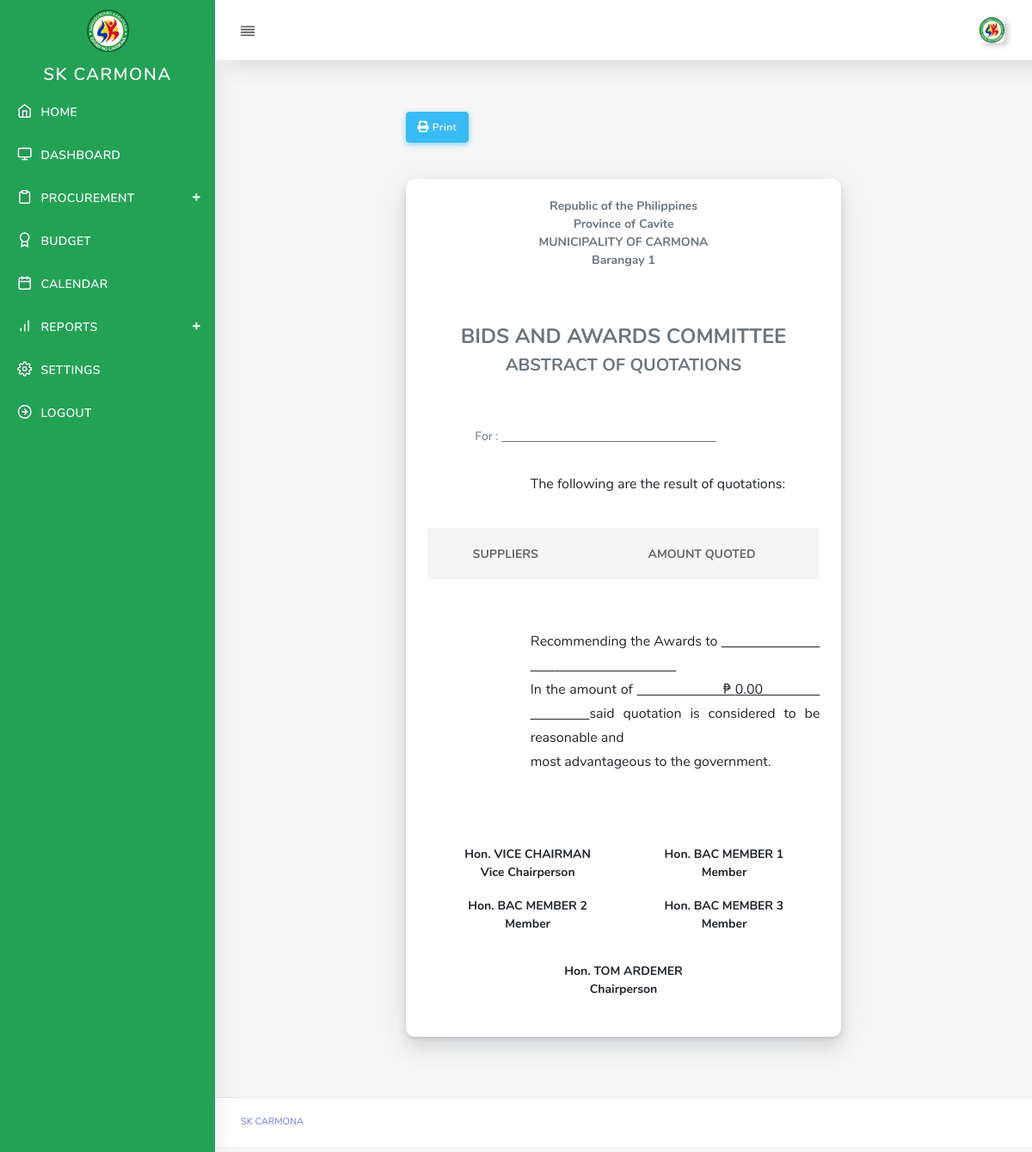
Screenshot of /user/procurement-abstract-qoutation.php (signed in) with the database file from the repository.
### tables this page shows
CREATE TABLE `skaccount` (
  `brgyID` int(11) NOT NULL,
  `barangay_name` varchar(32) NOT NULL,
  `username` varchar(32) NOT NULL,
  `password` varchar(32) NOT NULL,
  `img_profile` text NOT NULL,
  `sk_chairman` varchar(100) NOT NULL,
  `vice_chairman` varchar(100) NOT NULL,
  `secretary` varchar(100) NOT NULL,
  `member1` varchar(100) NOT NULL,
  `member2` varchar(100) NOT NULL,
  `member3` varchar(100) NOT NULL,
  `procuring` varchar(100) NOT NULL,
  `brgy_captain` varchar(100) NOT NULL,
  `committee_approriations` varchar(100) NOT NULL,
  `sk_treasurer` varchar(100) NOT NULL,
  `ai_committee` varchar(100) NOT NULL,
  `budget_officer` varchar(50) NOT NULL,
  `city` varchar(100) NOT NULL,
  `province` varchar(100) NOT NULL,
  `contact` varchar(100) NOT NULL
);

### controller/sk-procurement-reports.php (called while the page is built, shortened)
<?php
$data  = $_SESSION['brgyID'];

### user/procurement-abstract-qoutation.php (the view, shortened to what this page needs)
<?php include('header.php'); ?>
<?php include('nav.php'); ?>
<?php include('../controller/sk-procurement-reports.php'); ?>
	<div class="main-content">
	<div class="row justify-content-center">
	 <div class="col-7">
	 <button class="btn btn-info btn-md" type="button" onclick="printDiv('printableArea')"/><i class="fas fa-print"></i> Print </button>
	 <br>
	 <br>
	 <br>
		 <?php
			$proid = base64_decode(urldecode($_GET['data']));
		 ?>
		<div id="printableArea">
		    <div class="card">
                  <div class="card-body">
				  	<?php
					$brgy	 = $mysqli->query("SELECT * FROM skaccount where brgyID ='$data'");
					$brgyres = $brgy->fetch_assoc();
					?>
					   <table class="table-1" >
						<tr>
							<td class="text-center"> <strong>  Republic of the Philippines <br> Province of Cavite <br>MUNICIPALITY OF CARMONA<br> <?php echo $brgyres['barangay_name'];?> </td>
						</tr>
                      </table>
					  <br> <br> <br>
					  <center><h4> BIDS AND AWARDS COMMITTEE</h4> </center>
					  <center><h5> ABSTRACT OF QUOTATIONS<h5> </center>
					   <br> <br>
					  <table class="table-1"  cellspacing="1" cellpadding="10">
						<tr>
							<td colspan="1"> </td>
							<td colspan="9">  For :
							<u>
						</u>
							</td>
						</tr>
                      </table>
					 <br>
						  <p align="justify" style="padding-left:120px; font-size:16px;">
								The following are the result of quotations:
						  </p>
						<br>
					    <table class="table" style="width: 100%;">
                        <thead>
                          <tr>
                            <th class="text-center">SUPPLIERS</th>
                            <th class="text-center">AMOUNT QUOTED</th>
                          </tr>
                        </thead>
                      </table>
					    <br><br>
						<?php
						$win	 = $mysqli->query("SELECT a.* , SUM(b.amount)amount FROM
													supplier a LEFT JOIN supplier_qoutation b on b.supplier_id=a.supplierID
													where a.pro_id='$proid'  and a.brgy_id ='$data'
													group by a.supplierID ORDER BY amount ASC LIMIT 1
													");
						$winsupp = $win->fetch_assoc();
						?>
					    <p align="justify" style="padding-left:120px; font-size:16px;" >
						Recommending the Awards to
						<u>
						</u>
						<br> In the amount of
						<u>
						&nbsp;&nbsp;&nbsp;&nbsp;&nbsp;&nbsp;
						&nbsp;&nbsp;&nbsp;&nbsp;&nbsp;&nbsp;
						&nbsp;&nbsp;&nbsp;&nbsp;&nbsp;&nbsp;
						₱ <?php echo number_format($winsupp['amount'],2);?>
						</u>
						said quotation is considered to be reasonable and
						<br>
						most advantageous to the government.
						</p>
						<br><br>
					  <table class="table" >
						<tr>
							<td colspan="6" class="text-center"> <strong> Hon. <?php echo strtoupper($brgyres['vice_chairman']);?> <br> Vice Chairperson  </td>
							<td colspan="6"  class="text-center"> <strong>Hon. <?php echo strtoupper($brgyres['member1']);?><br> Member</td>
						</tr>
						<tr>
							<td colspan="6" class="text-center"> <strong> Hon. <?php echo strtoupper($brgyres['member2']);?><br> Member  </td>
							<td colspan="6"  class="text-center"> <strong>Hon. <?php echo strtoupper($brgyres['member3']);?><br> Member</td>
						</tr>
                      </table>
					   <table class="table" >
						<tr>
							<td colspan="6" class="text-center"> <strong>  Hon. <?php echo strtoupper($brgyres['sk_chairman']);?> <br> Chairperson   </td>
						</tr>
                      </table>
                  </div>
                </div>
                </div>
           </div>
           </div>
	</div>
<?php require('footer.php'); ?>

### user/nav.php (shortened to what this page needs)
<?php
include('../config/database.php');
$data     = $_SESSION['brgyID'];
$settings1 = $mysqli->query("SELECT * FROM skaccount where brgyID ='$data'");
while($val1 = $settings1->fetch_object()){
	$profile =  $val1->img_profile;
}
?>
<body>
  <div id="app">
    <div class="main-wrapper main-wrapper-1">
      <div class="navbar-bg"></div>
      <nav class="navbar navbar-expand-lg main-navbar sticky">
        <div class="form-inline mr-auto">
          <ul class="navbar-nav mr-3">
            <li><a href="#" data-toggle="sidebar" class="nav-link nav-link-lg collapse-btn"> <i data-feather="align-justify"></i></a></li>
          </ul>
        </div>
        <ul class="navbar-nav navbar-right">
          <li class="dropdown"><a href="#" data-toggle="dropdown"
              class="nav-link dropdown-toggle nav-link-lg nav-link-user"> <img alt="image" src="../assets/img/barangay/<?php echo $profile;?>"
                class="user-img-radious-style"> <span class="d-sm-none d-lg-inline-block"></span></a>
          </li>
        </ul>
      </nav>
      <div class="main-sidebar sidebar-style-2">
        <aside id="sidebar-wrapper" >
          <div class="sidebar-brand">
            <a href="#"> <img alt="image" src="../assets/img/sk-logo.png" class="header-logo" />
            </a>
          </div>
          <ul class="sidebar-menu" style="background-color:#23a255 !important;">
            <li class="menu-header"><center>SK CARMONA</center></li>
            <li class="dropdown <?php echo $index;?>">
              <a href="index.php" class="nav-link"><i data-feather="home"></i><span>HOME</span></a>
            </li>
			<li class="dropdown <?php echo $dashboard;?>">
              <a href="dashboard.php" class="nav-link"><i data-feather="monitor"></i><span>DASHBOARD</span></a>
            </li>
			<li class="dropdown <?php echo $procurement;?>">
              <a href="procurement.php" class="menu-toggle nav-link has-dropdown"><i data-feather="clipboard"></i><span>PROCUREMENT</span></a>
            </li>
			<li class="dropdown <?php echo $budget;?>">
              <a href="budget.php" class="nav-link"><i data-feather="award"></i><span>BUDGET </span></a>
            </li>
			<li class="dropdown <?php echo $calendar;?>">
              <a href="calendar.php" class="nav-link"><i data-feather="calendar"></i><span>CALENDAR </span></a>
            </li>
			<li class="dropdown <?php echo $reports;?>">
              <a href="announcement.php" class="menu-toggle nav-link has-dropdown"><i data-feather="bar-chart"></i><span>REPORTS </span></a>
            </li>
			<li class="dropdown <?php echo $settings;?>">
              <a href="settings.php" class="nav-link"><i data-feather="settings"></i><span> SETTINGS </span></a>
            </li>
			<li class="dropdown ">
              <a href="logout.php" class="nav-link"><i data-feather="arrow-right-circle"></i><span>LOGOUT</span></a>
            </li>
          </ul>
        </aside>
      </div>

### user/procurement-abstract-qoutation.php (style rules this page uses)
.table-1 { width: 100%; table-layout: fixed; }

### rows the page displays
skaccount: img_profile (picture), barangay_name "Barangay 1", vice_chairman "VICE CHAIRMAN", member1 "BAC MEMBER 1", member2 "BAC MEMBER 2", member3 "BAC MEMBER 3", sk_chairman "TOM ARDEMER"

### other values shown
$winsupp['amount'] "0.00"
